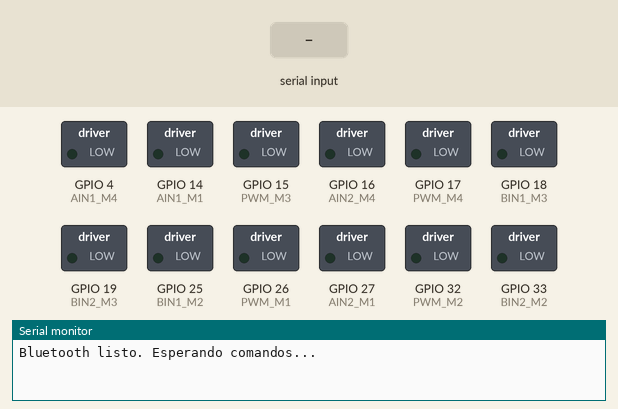
The sketch below on a simulated ESP32. On the bench: switched loads named in the sketch (green lamp = pin HIGH), the last lines printed to the serial monitor. Inputs (shaded band) come from the test bench. Nothing arrives over Bluetooth unless stated.

Above: at 1.2 s.
1.3 s: "a" received over the second serial link
At 2.3 s:
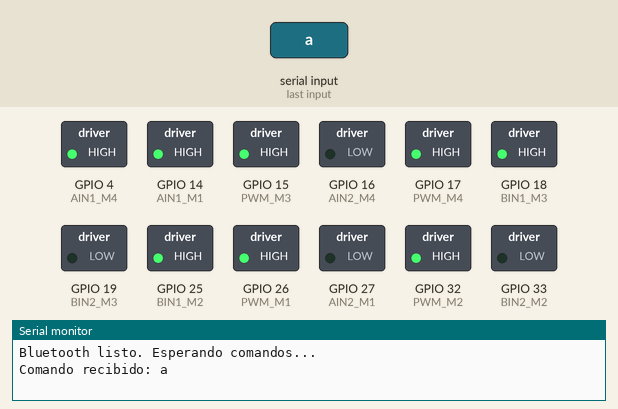
2.8 s: "b" received over the second serial link
At 3.4 s:
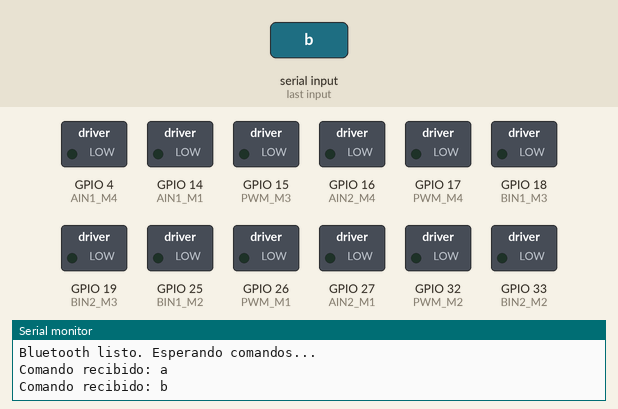
Timing chart, 0 to 5.8 s (numbered marks = the images above; inputs shaded):
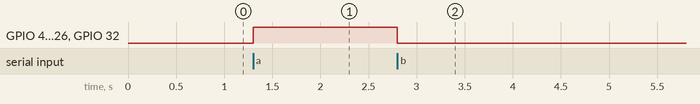

The sketch:

motores_4__por_Bluetooth.ino
```cpp
#include "BluetoothSerial.h"

BluetoothSerial SerialBT;

// Pines Motor 1 (Driver 1)
const int AIN1_M1 = 14;
const int AIN2_M1 = 27;
const int PWM_M1  = 26;

// Pines Motor 2 (Driver 1)
const int BIN1_M2 = 25;
const int BIN2_M2 = 33;
const int PWM_M2  = 32;

// Pines Motor 3 (Driver 2)
const int BIN1_M3 = 18;
const int BIN2_M3 = 19;
const int PWM_M3  = 15;

// Pines Motor 4 (Driver 2)
const int AIN1_M4 = 4;
const int AIN2_M4 = 16;
const int PWM_M4  = 17;

int velocidad = 255; // PWM de 0 a 255

void setup() {
  Serial.begin(115200);
  SerialBT.begin("DronESP32");
  Serial.println("Bluetooth listo. Esperando comandos...");

  // Configurar pines como salida
  pinMode(AIN1_M1, OUTPUT); pinMode(AIN2_M1, OUTPUT); pinMode(PWM_M1, OUTPUT);
  pinMode(BIN1_M2, OUTPUT); pinMode(BIN2_M2, OUTPUT); pinMode(PWM_M2, OUTPUT);
  pinMode(BIN1_M3, OUTPUT); pinMode(BIN2_M3, OUTPUT); pinMode(PWM_M3, OUTPUT);
  pinMode(AIN1_M4, OUTPUT); pinMode(AIN2_M4, OUTPUT); pinMode(PWM_M4, OUTPUT);
}

void encenderMotor(int in1, int in2, int pwmPin) {
  digitalWrite(in1, HIGH);
  digitalWrite(in2, LOW);
  analogWrite(pwmPin, velocidad);
}

void detenerMotor(int in1, int in2, int pwmPin) {
  digitalWrite(in1, LOW);
  digitalWrite(in2, LOW);
  analogWrite(pwmPin, 0);
}

void encenderTodos() {
  encenderMotor(AIN1_M1, AIN2_M1, PWM_M1);
  encenderMotor(BIN1_M2, BIN2_M2, PWM_M2);
  encenderMotor(BIN1_M3, BIN2_M3, PWM_M3);
  encenderMotor(AIN1_M4, AIN2_M4, PWM_M4);
}

void detenerTodos() {
  detenerMotor(AIN1_M1, AIN2_M1, PWM_M1);
  detenerMotor(BIN1_M2, BIN2_M2, PWM_M2);
  detenerMotor(BIN1_M3, BIN2_M3, PWM_M3);
  detenerMotor(AIN1_M4, AIN2_M4, PWM_M4);
}

void loop() {
  if (SerialBT.available()) {
    char comando = SerialBT.read();
    Serial.print("Comando recibido: ");
    Serial.println(comando);

    if (comando == 'a') {
      encenderTodos();
    } else if (comando == 'b') {
      detenerTodos();
    }
  }
}
```

Measured:
- after the input at 1.3 s, GPIO 4 (AIN1_M4), GPIO 14 (AIN1_M1), GPIO 15 (PWM_M3), GPIO 17 (PWM_M4), GPIO 18 (BIN1_M3), GPIO 25 (BIN1_M2), GPIO 26 (PWM_M1), GPIO 32 (PWM_M2): LOW → HIGH at once
- after the input at 2.8 s, GPIO 4 (AIN1_M4), GPIO 14 (AIN1_M1), GPIO 15 (PWM_M3), GPIO 17 (PWM_M4), GPIO 18 (BIN1_M3), GPIO 25 (BIN1_M2), GPIO 26 (PWM_M1), GPIO 32 (PWM_M2): HIGH → LOW at once
